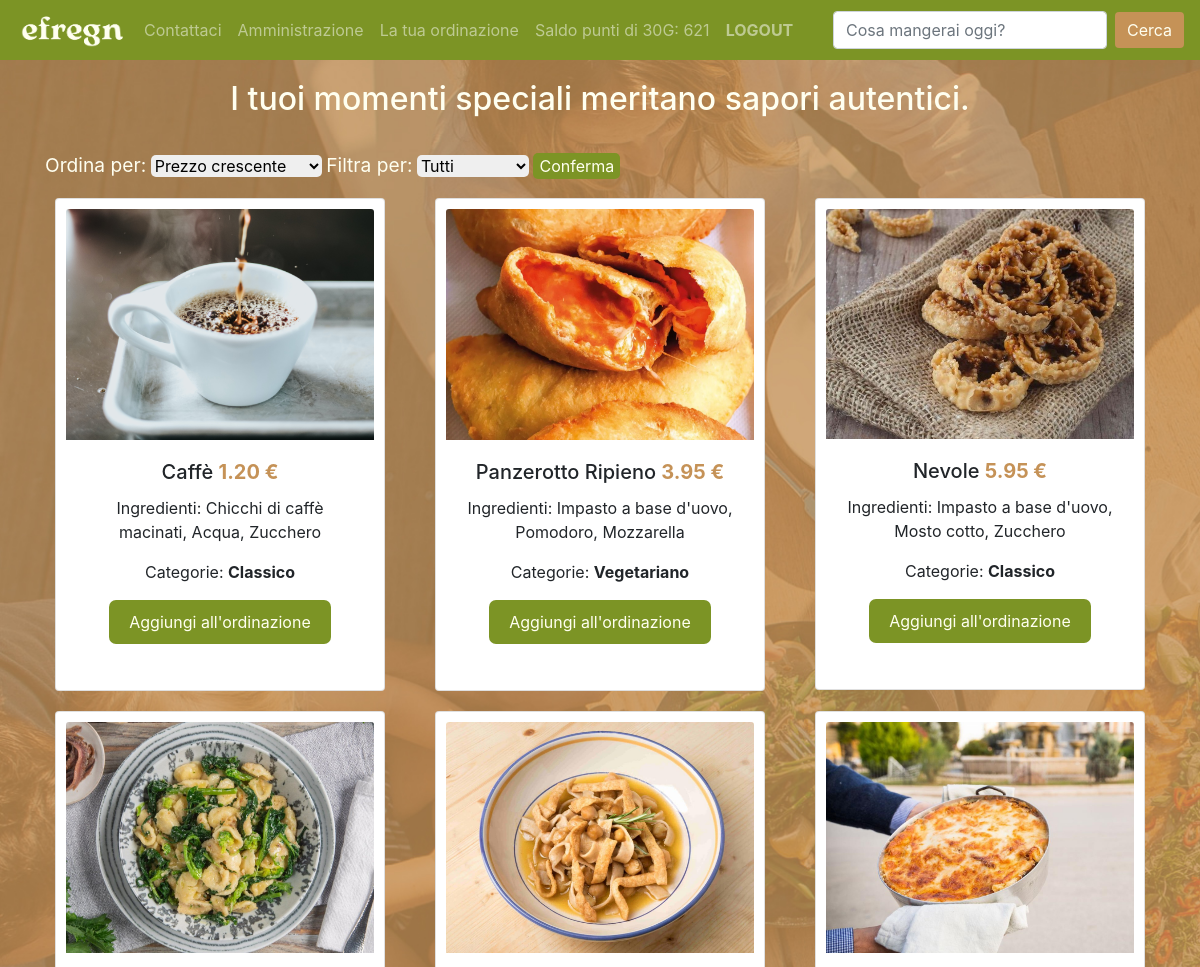
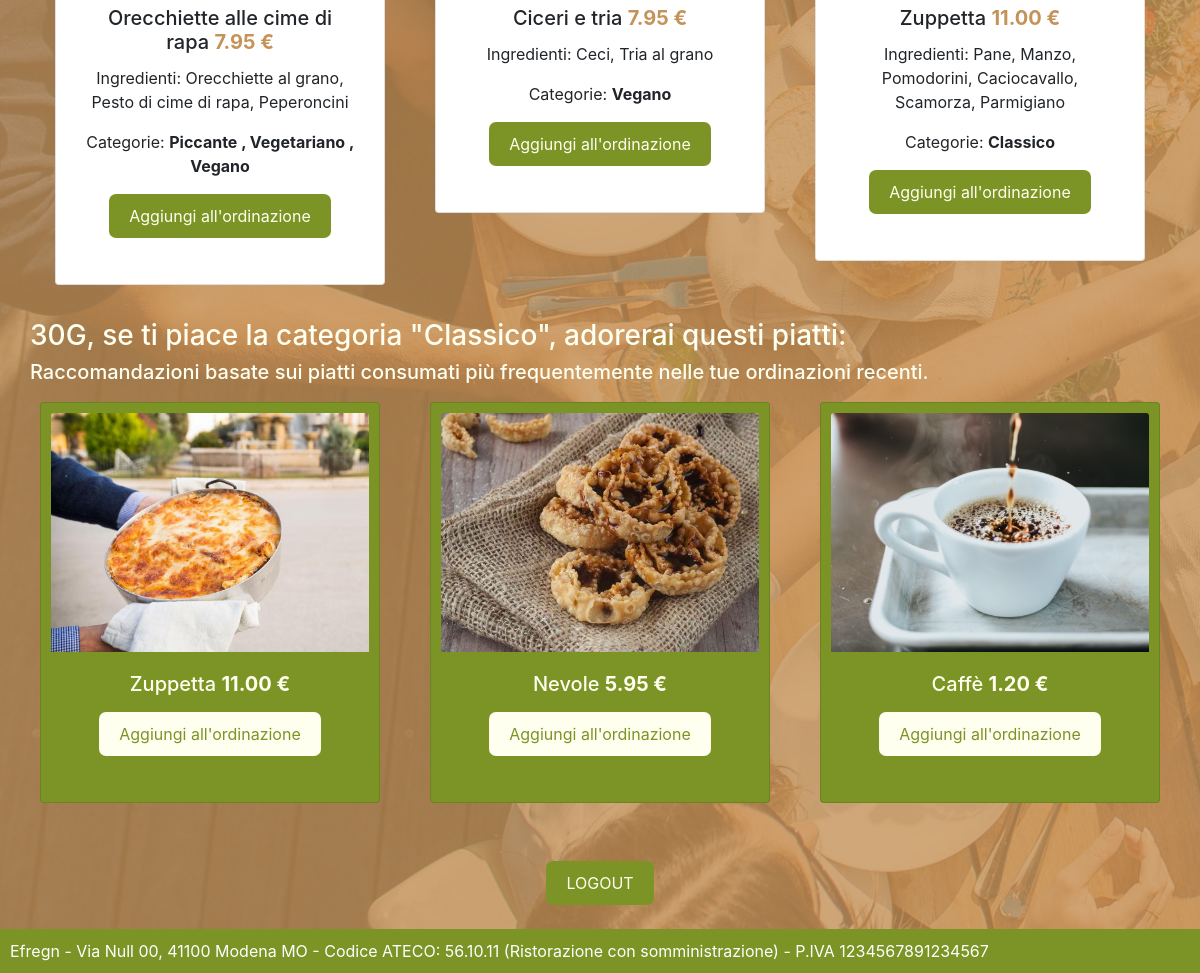
Screenshot of / (signed in) with the database file from the repository (2 pictures, top to bottom).
### accounts/models.py (models this page shows, shortened)
class Utente(models.Model):
    user = models.OneToOneField(User, on_delete=models.CASCADE)
    nome = models.CharField(max_length=25, null=True)
    cognome = models.CharField(max_length=25, null=True)
    email = models.CharField(max_length=30, null=True)
    data_creazione = models.DateTimeField(auto_now_add=True)
    saldo_punti = models.IntegerField(default=0)
    class Meta:
        verbose_name_plural = 'Utenti'

class Piatto(models.Model):
    nome = models.CharField(max_length=50)
    ingredienti = models.CharField(max_length=500, null=True, blank=True)
    prezzo = models.FloatField(null=True)
    categoria = models.ManyToManyField(Categoria)
    immagine = models.ImageField(upload_to='piatti/', null=True, blank=True)
    class Meta:
        verbose_name_plural = 'Piatti'

class Categoria(models.Model):
    nome = models.CharField(max_length=50)
    class Meta:
        verbose_name_plural = 'Categorie'

### accounts/views.py (the view)
# urls.py: path('', views.home, name='home'),
def home(request):
    ordine = request.GET.get('ordine', 'prezzo_asc')  # Ordina i piatti di default in prezzo crescente
    categoria = request.GET.get('categoria', 'Tutti')  # Filtra i piatti di default tutti
    categoria = categoria.capitalize()
    piatti = Piatto.objects.all()
    if categoria != 'Tutti':
        piatti = piatti.filter(categoria__nome=categoria)
    if ordine == 'prezzo_asc':
        piatti = piatti.order_by('prezzo')
    elif ordine == 'prezzo_desc':
        piatti = piatti.order_by('-prezzo')
    elif ordine == 'nome':
        piatti = piatti.order_by('nome')
    raccomandazioni = None
    categoria_piu_amata = None
    if request.user.is_authenticated:
        raccomandazioni, categoria_piu_amata = genera_raccomandazioni(request.user)
    return render(request, 'accounts/dashboard.html', {'piatti': piatti, 'raccomandazioni': raccomandazioni, 'categoria_piu_amata':categoria_piu_amata})

### accounts/views.py (called while the page is built)
def genera_raccomandazioni(utente):
    categorie_preferite = Ordinazione.objects.filter(utente=utente, completato=True).values_list('piatto__categoria__nome', flat=True)
    frequenza_categorie = {}
    for categoria in categorie_preferite:
        frequenza_categorie[categoria] = frequenza_categorie.get(categoria, 0) + 1
    categorie_ordinate = sorted(frequenza_categorie.items(), key=lambda x: x[1], reverse=True)
    categoria_piu_amata = None
    if categorie_ordinate:
        categoria_piu_amata = categorie_ordinate[0][0]
    raccomandazioni = Piatto.objects.filter(categoria__nome=categoria_piu_amata)
    return raccomandazioni, categoria_piu_amata

### accounts/templates/accounts/dashboard.html (shortened to what this page needs)
{% extends 'accounts/main.html' %}
{% load static %}
{% block content %}
<div style="text-align: center; padding: 20px; ">
        <h2>I tuoi momenti speciali meritano sapori autentici.</h2>
        <br>
        <div class="container">
            <div style="text-align: left;">
                <form method="get" id="ordinamento-filtraggio-piatti">
                    <label for="ordine" style="color: #FFFFF0; font-size: 1.2em;"> Ordina per: </label>
                    <select id="ordine" name="ordine" style="border-radius: 5px; border: none;">
                        <option value="prezzo_asc">Prezzo crescente</option>
                    </select>
                    <label for="categoria" style="color: #FFFFF0; font-size: 1.2em;"> Filtra per: </label>
                    <select id="categoria" name="categoria" style="border-radius: 5px; border: none;">
                        <option value="tutti">Tutti</option>
                    </select>
                    <input type="submit" value="Conferma" style="border-radius: 5px; background: #7c9425; color: #FFFFF0; border: none;">
                </form>
        </div>
            <div class="row">
                {% for piatto in piatti %}
                    <div class="col-md-4">
                        <div class="card rounded" style="margin: 10px; padding: 10px;">
                            {% if piatto.immagine %}
                                <img src="{{ piatto.immagine.url }}" class="card-img-top">
                            {% else %}
                                <img src="{% static 'images/no-immagine.jpg' %}" class="card-img-top">
                            {% endif %}
                            <div class="card-body">
                                <h5 class="card-title">{{ piatto.nome }} <b style="color: #c59257;">{{ piatto.prezzo|floatformat:2 }} €</b> </h5>
                                <p class="card-text">
                                    Ingredienti: {{ piatto.ingredienti }}
                                </p>
                                <p class="card-text">
                                    Categorie:
                                    <b>
                                        {% for categoria in piatto.categoria.all %}
                                            {{ categoria.nome }}
                                            {% if not forloop.last %}, {% endif %}
                                        {% endfor %}
                                    </b>
                                </p>
                                {% if user.is_authenticated %}
                                <p style="text-align: center">
                                    <form method="POST" action="{% url 'aggiungi_al_carrello' piatto.id %}">
                                        <button type="submit" class="orderpiattobutton">Aggiungi all'ordinazione</button>
                                    </form>
                                </p>
                                {% endif %}
                            </div>
                        </div>
                    </div>
                {% endfor %}
            </div>
            <br>
            {% if user.is_authenticated %}
            <div class="row">
                {% if raccomandazioni %}
                    <h3> {{ request.user.username }}, se ti piace la categoria "{{categoria_piu_amata}}", adorerai questi piatti: </h3>
                    <br>
                    <p> <h5 style="color: #FFFFF0;"> Raccomandazioni basate sui piatti consumati più frequentemente nelle tue ordinazioni recenti.</h5> </p>
                    <div class="row">
                        {% for piatto in raccomandazioni %}
                            <div class="col-md-4">
                                <div class="card rounded" style="margin: 10px; padding: 10px; background-color: #7c9425;">
                                    {% if piatto.immagine %}
                                        <img src="{{ piatto.immagine.url }}" class="card-img-top">
                                    {% else %}
                                        <img src="{% static 'images/no-immagine.jpg' %}" class="card-img-top">
                                    {% endif %}
                                    <div class="card-body">
                                        <h5 style="color: #FFFFF0;" class="card-title">{{ piatto.nome }} <b>{{ piatto.prezzo|floatformat:2 }} €</b> </h5>
                                        <p style="text-align: center">
                                            <form method="POST" action="{% url 'aggiungi_al_carrello' piatto.id %}">
                                                <button type="submit" class="orderpiattobutton" style="background-color: #FFFFF0; color: #7c9425;">Aggiungi all'ordinazione</button>
                                            </form>
                                        </p>
                                    </div>
                                </div>
                            </div>
                        {% endfor %}
                    </div>
                {% endif %}
            </div>
            {% endif %}
        </div>
    <br>
    <br>
    {% if user.is_authenticated %}
        <div>
            <a href="/logout/" class="loginbutton">LOGOUT </a>
        </div>
    {% endif %}
</div>
<br>
<br>
<div style="position: relative;">
    {% endblock %}

### accounts/templates/accounts/navbar.html (shortened to what this page needs)
{% load static %}
<nav class="navbar navbar-expand-lg navbar-dark" style="background-color:#7c9425;">
  <a href="/">
    <img src="{% static 'images/logo.png' %}" style="width: 10vw; min-width: 10px;">
  </a>
    <div class="collapse navbar-collapse" id="navbarSupportedContent">
      <ul class="navbar-nav mr-auto">
        <li class="nav-item">
          <a class="nav-link" href="mailto:ciao@efregn.com">Contattaci</a>
        </li>
        {% if request.user.is_authenticated %}
          <li class="nav-item">
            <a class="nav-link" href="/amministrazione/">Amministrazione</a>
          </li>
          <li class="nav-item">
            <a class="nav-link" href="/ordinazione/">La tua ordinazione</a>
          </li>
          <li class="nav-item">
            <span class="nav-link">Saldo punti di {{ request.user.username }}: {{ request.user.utente.saldo_punti }}</span>
          </li>
          <li class="nav-item">
            <a class="nav-link" href="/logout"> <b> LOGOUT </b> </a>
          </li>
        {% endif %}
      </ul>
      <form class="form-inline my-2 my-lg-0" method="get" action="{% url 'cerca_piatto' %}">
        <input class="form-control mr-sm-2" type="search" placeholder="Cosa mangerai oggi?" aria-label="Search" name="q">
        <button class="btn btn-outline-success my-2 my-sm-0" type="submit">Cerca</button>
      </form>
    </div>
</nav>

### static/css/main.css (style rules this page uses)
body { background-color: #C59257; }
h2 { color: #FFFFF0; }
h3 { color: #FFFFF0; }
.loginbutton { display: inline-block; background-color: #7c9425; color: #FFFFF0; padding: 10px 20px; text-decoration: none; border: none; border-radius: 7px; transition: background-color 0.3s, color 0.3s; }
.orderpiattobutton { display: inline-block; background-color: #7c9425; color: #FFFFF0; padding: 10px 20px; text-decoration: none; border: none; border-radius: 7px; transition: background-color 0.3s, color 0.3s; }
.btn.btn-outline-success.my-2.my-sm-0 { background-color: #C59257; color: #FFFFF0; border: none; }

### rows the page displays
Piatto: immagine (picture), nome "Caffè", prezzo "1.20", ingredienti "Chicchi di caffè macinati, Acqua, Zucchero"
Categoria: nome "Classico"
Piatto: immagine (picture), nome "Panzerotto Ripieno", prezzo "3.95", ingredienti "Impasto a base d'uovo, Pomodoro, Mozzarella"
Categoria: nome "Vegetariano"
Piatto: immagine (picture), nome "Nevole", prezzo "5.95", ingredienti "Impasto a base d'uovo, Mosto cotto, Zucchero"
Piatto: immagine (picture), nome "Orecchiette alle cime di rapa", prezzo "7.95", ingredienti "Orecchiette al grano, Pesto di cime di rapa, Peperoncini"
Categoria: nome "Piccante"
Categoria: nome "Vegano"
Piatto: immagine (picture), nome "Ciceri e tria", prezzo "7.95", ingredienti "Ceci, Tria al grano"
Piatto: immagine (picture), nome "Zuppetta", prezzo "11.00", ingredienti "Pane, Manzo, Pomodorini, Caciocavallo, Scamorza, Parmigiano"

### other values shown
{{ request.user.username }} "30G"
{{ request.user.utente.saldo_punti }} "621"
